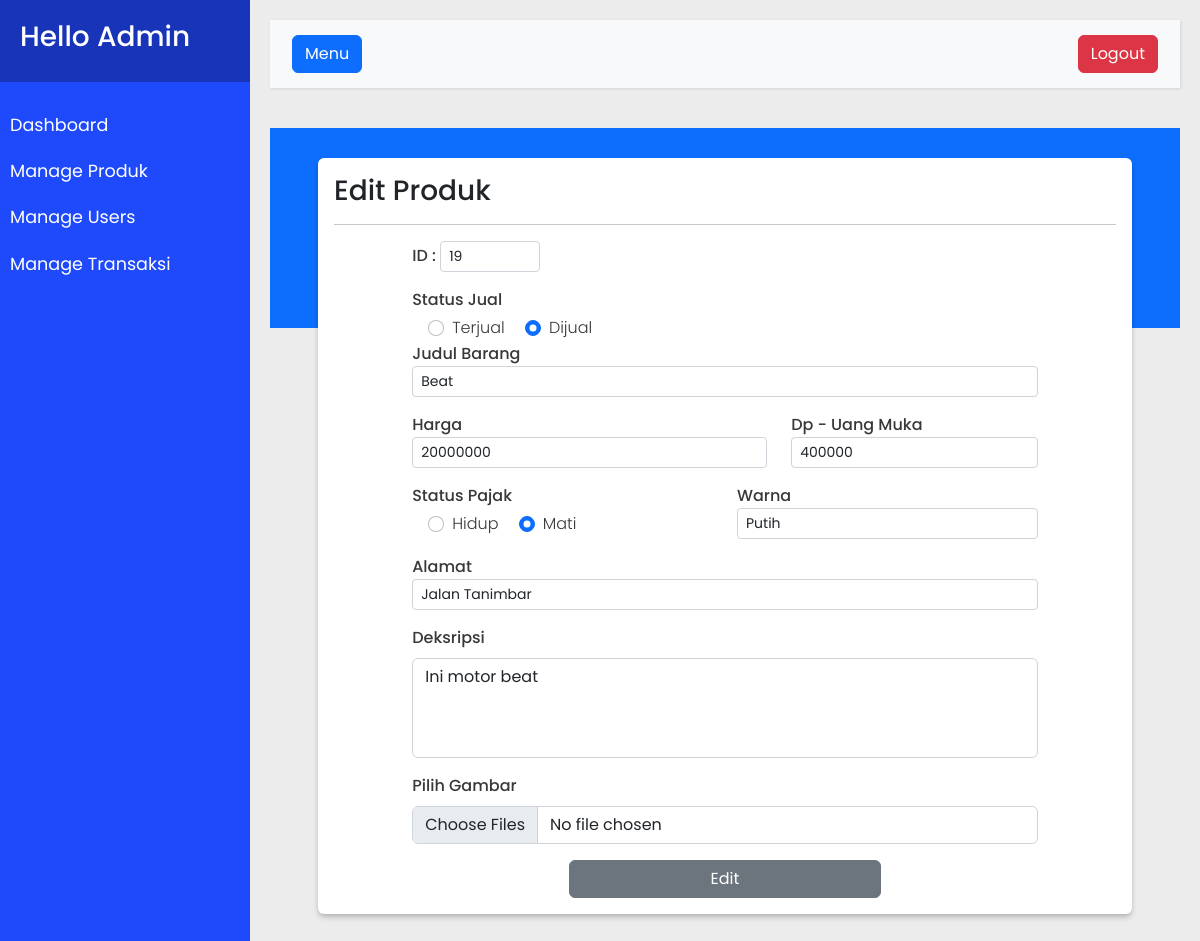
The page /admin?page=edit&id=19 (signed in) on the database its author committed.
### tables this page shows
CREATE TABLE `tb_produk` (
  `id_produk` int(11) NOT NULL,
  `gambar` varchar(1000) NOT NULL,
  `nama_produk` varchar(100) NOT NULL,
  `harga` int(10) DEFAULT NULL,
  `dp` int(10) NOT NULL DEFAULT 0,
  `alamat` varchar(100) DEFAULT NULL,
  `warna` varchar(50) DEFAULT NULL,
  `status_pajak` varchar(20) DEFAULT NULL,
  `deskripsi` text DEFAULT NULL,
  `status_jual` varchar(20) DEFAULT NULL,
  `tanggal` date DEFAULT NULL
);

### admin/pages/edit_produk.php (the view, shortened to what this page needs)
<?php
if (isset($_GET['id'])) {
    include "../koneksi.php";
    $id = $_GET['id'];
    $query = "SELECT * FROM tb_produk WHERE id_produk='$id'";
    $hasil = mysqli_query($koneksi, $query);
    $data = mysqli_fetch_assoc($hasil);
    $status_pajak = $data['status_pajak'];
}
?>
<div class="container-fluid p-0">
    <div class="container-fluid px-5 mb-4" style="margin-top: -170px;">
        <div class="container-fluid bg-putih bg-shadow-2 rounded p-3">
            <h3>Edit Produk</h3>
            <hr>
            <div class="mx-auto" style="width: 80%;">
                <form action="controller/p_edit.php" method="POST" enctype="multipart/form-data">
                    <label for="id">ID :</label>
                    <div class="d-inline-block" style="width: 100px;">
                        <div class="input-group input-group-sm mb-3">
                            <input type="number" id="id" name="id" class="form-control" value="<?= $_GET['id'] ?>" readonly>
                        </div>
                    </div>
                    <div class="col">
                        <label for="">Status Jual</label>
                        <div class="mt-1 ms-3">
                            <div class="form-check form-check-inline">
                                <input class="form-check-input" type="radio" name="status_jual" id="inlineRadio1" value="terjual" <?php if ($data['status_jual'] == "terjual") {
                                                                                                                                        echo " checked ";
                                                                                                                                    } ?> required>
                                <label class="radio form-check-label" for="inlineRadio1">Terjual</label>
                            </div>
                            <div class="form-check form-check-inline">
                                <input class="form-check-input" type="radio" name="status_jual" id="inlineRadio2" value="dijual" <?php if ($data['status_jual'] == "dijual") {
                                                                                                                                        echo " checked ";
                                                                                                                                    } ?> required>
                                <label class="radio form-check-label" for="inlineRadio2">Dijual</label>
                            </div>
                        </div>
                    </div>
                    <div class="d-block">
                        <label for="judul">Judul Barang</label>
                        <div class="input-group input-group-sm mb-3">
                            <input name="judul" type="text" class="form-control" aria-label="Sizing example input" aria-describedby="inputGroup-sizing-sm" maxlength="20" autofocus required value="<?= $data['nama_produk'] ?>">
                        </div>
                    </div>
                    <div class="row">
                        <div class="col">
                            <label for="">Harga</label>
                            <div class="input-group input-group-sm mb-3">
                                <input name="harga" type="number" class="form-control" aria-label="Sizing example input" aria-describedby="inputGroup-sizing-sm" required value="<?= $data['harga'] ?>">
                            </div>
                        </div>
                        <div class="col-5">
                            <label for="">Dp - Uang Muka</label>
                            <div class="input-group input-group-sm mb-3">
                                <input name="dp" type="number" class="form-control" aria-label="Sizing example input" aria-describedby="inputGroup-sizing-sm" required value="<?= $data['dp'] ?>">
                            </div>
                        </div>
                    </div>
                    <div class="row">
                        <div class="col">
                            <label for="">Status Pajak</label>
                            <div class="mt-1 ms-3">
                                <div class="form-check form-check-inline">
                                    <input class="form-check-input" type="radio" name="status_pajak" id="inlineRadio1" value="hidup" <?php if ($status_pajak == "hidup") {
                                                                                                                                            echo " checked ";
                                                                                                                                        } ?> required>
                                    <label class="radio form-check-label" for="inlineRadio1">Hidup</label>
                                </div>
                                <div class="form-check form-check-inline">
                                    <input class="form-check-input" type="radio" name="status_pajak" id="inlineRadio2" value="mati" <?php if ($status_pajak == "mati") {
                                                                                                                                        echo " checked ";
                                                                                                                                    } ?> required>
                                    <label class="radio form-check-label" for="inlineRadio2">Mati</label>
                                </div>
                            </div>
                        </div>
                        <div class="col">
                            <label for="">Warna</label>
                            <div class="input-group input-group-sm mb-3">
                                <input name="warna" type="text" class="form-control" aria-label="Sizing example input" aria-describedby="inputGroup-sizing-sm" required value="<?= $data['warna'] ?>">
                            </div>
                        </div>
                    </div>
                    <label for="">Alamat</label>
                    <div class="input-group input-group-sm mb-3">
                        <input name="alamat" type="text" class="form-control" aria-label="Sizing example input" aria-describedby="inputGroup-sizing-sm" required value="<?= $data['alamat'] ?>">
                    </div>
                    <div class="mb-3">
                        <label for="exampleFormControlTextarea1" class="form-label">Deksripsi</label>
                        <textarea name="deskripsi" class="form-control" id="exampleFormControlTextarea1" rows="3" required><?= $data['deskripsi'] ?></textarea>
                    </div>
                    <div class="mb-3">
                        <label for="formFile" class="form-label">Pilih Gambar</label>
                        <input class="form-control" name="files[]" type="file" id="formFile" multiple accept="image/*">
                    </div>
                    <div class="mx-auto" style="width: 50%;">
                        <button type="submit" name="submit" class="btn btn-secondary" style="width: 100%">Edit</button>
                    </div>
                </form>
            </div>
        </div>
    </div>
</div>
</div>

### admin/style_admin.css (style rules this page uses)
* { font-family: 'Poppins', sans-serif; }
.bg-shadow-2 { box-shadow: rgba(0, 0, 0, 0.2) 0px 4px 6px -1px, rgba(0, 0, 0, 0.1) 0px 2px 4px -1px; }
.bg-putih { background-color: rgb(255, 255, 255); }
.mx-auto { width: max-content; }
label { font-weight: 500; color: rgb(56, 56, 56); }
.radio { font-weight: 300; }
textarea { resize: none; height: 100px; }

### rows shown on the page
tb_produk: status_jual "☐ Terjual", status_jual "☑ Dijual", judul "Beat", harga "20000000", dp "400000", status_pajak "☑", warna "Putih", alamat "Jalan Tanimbar", deskripsi "Ini motor beat"
